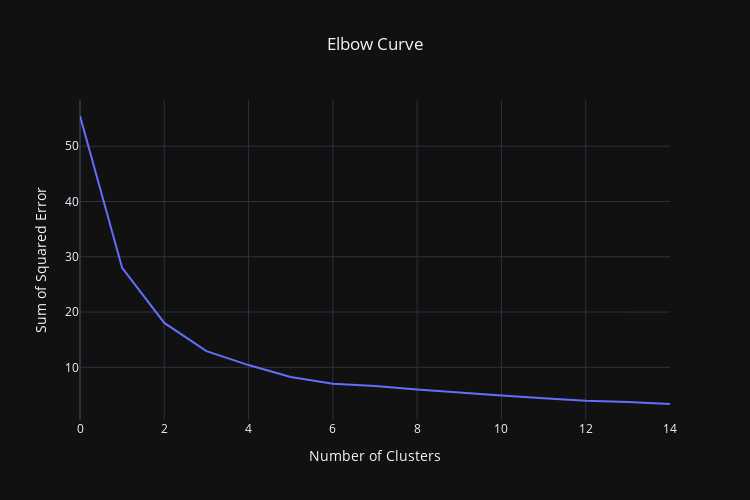

Notebook cell for this chart:
### Code cell
X = stock_data[['Return', 'Volatility']]
inertia_list = []

for k in range(1,16):
    kmeans = KMeans(n_clusters=k)
    kmeans.fit(X)
    inertia_list.append(kmeans.inertia_)

px.line(inertia_list,
        title='Elbow Curve',
        width=750,
        height=500,
        labels={
            "index":"Number of Clusters",
            "value":"Sum of Squared Error"
        },
        template='plotly_dark'
        ).update_layout(showlegend=False, title_x=0.5)

### Figure 1 — Plotly figure (JSON) as saved in the notebook; plotly's stock layout.template omitted (floating-point values rounded to 4 significant figures)
{"data": [{"hovertemplate": "variable=0<br>Number of Clusters=%{x}<br>Sum of Squared Error=%{y}<extra></extra>", "legendgroup": "0", "line": {"color": "#636efa", "dash": "solid"}, "marker": {"symbol": "circle"}, "mode": "lines", "name": "0", "orientation": "v", "showlegend": true, "type": "scatter", "x": [0, 1, 2, 3, 4, 5, 6, 7, 8, 9, 10, 11, 12, 13, 14], "xaxis": "x", "y": [55.47, 27.99, 18.03, 12.92, 10.4, 8.255, 7.045, 6.628, 5.97, 5.497, 4.898, 4.405, 3.962, 3.722, 3.36], "yaxis": "y"}], "layout": {"height": 500, "legend": {"title": {"text": "variable"}, "tracegroupgap": 0}, "showlegend": false, "title": {"text": "Elbow Curve", "x": 0.5}, "width": 750, "xaxis": {"anchor": "y", "domain": [0, 1], "title": {"text": "Number of Clusters"}}, "yaxis": {"anchor": "x", "domain": [0, 1], "title": {"text": "Sum of Squared Error"}}}}
